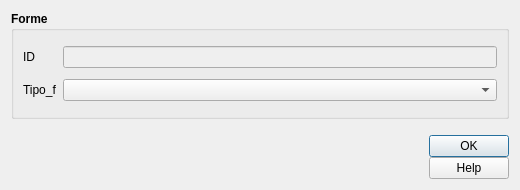
<?xml version="1.0" encoding="UTF-8"?>
<ui version="4.0">
 <class>forme</class>
 <widget class="QDialog" name="forme">
  <property name="geometry">
   <rect>
    <x>0</x>
    <y>0</y>
    <width>520</width>
    <height>190</height>
   </rect>
  </property>
  <property name="sizePolicy">
   <sizepolicy hsizetype="Fixed" vsizetype="Fixed">
    <horstretch>0</horstretch>
    <verstretch>0</verstretch>
   </sizepolicy>
  </property>
  <property name="minimumSize">
   <size>
    <width>520</width>
    <height>190</height>
   </size>
  </property>
  <property name="maximumSize">
   <size>
    <width>1500</width>
    <height>1500</height>
   </size>
  </property>
  <property name="windowTitle">
   <string>Forme</string>
  </property>
  <property name="modal">
   <bool>true</bool>
  </property>
  <layout class="QGridLayout" name="gridLayout_3">
   <item row="0" column="0">
    <widget class="QGroupBox" name="groupBox_2">
     <property name="sizePolicy">
      <sizepolicy hsizetype="Expanding" vsizetype="Expanding">
       <horstretch>0</horstretch>
       <verstretch>0</verstretch>
      </sizepolicy>
     </property>
     <property name="minimumSize">
      <size>
       <width>0</width>
       <height>0</height>
      </size>
     </property>
     <property name="font">
      <font>
       <weight>75</weight>
       <bold>true</bold>
      </font>
     </property>
     <property name="title">
      <string>Forme</string>
     </property>
     <layout class="QGridLayout" name="gridLayout">
      <item row="0" column="1">
       <spacer name="verticalSpacer">
        <property name="orientation">
         <enum>Qt::Vertical</enum>
        </property>
        <property name="sizeHint" stdset="0">
         <size>
          <width>20</width>
          <height>40</height>
         </size>
        </property>
       </spacer>
      </item>
      <item row="2" column="1">
       <spacer name="verticalSpacer_2">
        <property name="orientation">
         <enum>Qt::Vertical</enum>
        </property>
        <property name="sizeHint" stdset="0">
         <size>
          <width>20</width>
          <height>40</height>
         </size>
        </property>
       </spacer>
      </item>
      <item row="1" column="0">
       <widget class="QLabel" name="label_3">
        <property name="font">
         <font>
          <weight>50</weight>
          <bold>false</bold>
         </font>
        </property>
        <property name="text">
         <string>ID</string>
        </property>
       </widget>
      </item>
      <item row="1" column="1">
       <widget class="QLineEdit" name="pkuid">
        <property name="enabled">
         <bool>false</bool>
        </property>
        <property name="palette">
         <palette>
          <active>
           <colorrole role="Text">
            <brush brushstyle="SolidPattern">
             <color alpha="255">
              <red>113</red>
              <green>113</green>
              <blue>113</blue>
             </color>
            </brush>
           </colorrole>
          </active>
          <inactive>
           <colorrole role="Text">
            <brush brushstyle="SolidPattern">
             <color alpha="255">
              <red>113</red>
              <green>113</green>
              <blue>113</blue>
             </color>
            </brush>
           </colorrole>
          </inactive>
          <disabled>
           <colorrole role="Text">
            <brush brushstyle="SolidPattern">
             <color alpha="255">
              <red>120</red>
              <green>120</green>
              <blue>120</blue>
             </color>
            </brush>
           </colorrole>
          </disabled>
         </palette>
        </property>
        <property name="toolTip">
         <string/>
        </property>
       </widget>
      </item>
      <item row="3" column="0">
       <widget class="QLabel" name="label">
        <property name="font">
         <font>
          <weight>50</weight>
          <bold>false</bold>
         </font>
        </property>
        <property name="text">
         <string>Tipo_f</string>
        </property>
       </widget>
      </item>
      <item row="3" column="1">
       <widget class="QComboBox" name="Tipo_f">
        <property name="sizePolicy">
         <sizepolicy hsizetype="Expanding" vsizetype="Fixed">
          <horstretch>0</horstretch>
          <verstretch>0</verstretch>
         </sizepolicy>
        </property>
        <property name="font">
         <font>
          <weight>50</weight>
          <bold>false</bold>
         </font>
        </property>
        <property name="toolTip">
         <string/>
        </property>
       </widget>
      </item>
      <item row="4" column="1">
       <spacer name="verticalSpacer_3">
        <property name="orientation">
         <enum>Qt::Vertical</enum>
        </property>
        <property name="sizeHint" stdset="0">
         <size>
          <width>20</width>
          <height>40</height>
         </size>
        </property>
       </spacer>
      </item>
     </layout>
    </widget>
   </item>
   <item row="1" column="0">
    <layout class="QGridLayout" name="gridLayout_2">
     <property name="sizeConstraint">
      <enum>QLayout::SetDefaultConstraint</enum>
     </property>
     <property name="topMargin">
      <number>10</number>
     </property>
     <property name="horizontalSpacing">
      <number>10</number>
     </property>
     <property name="verticalSpacing">
      <number>0</number>
     </property>
     <item row="0" column="3">
      <spacer name="horizontalSpacer">
       <property name="orientation">
        <enum>Qt::Horizontal</enum>
       </property>
       <property name="sizeHint" stdset="0">
        <size>
         <width>40</width>
         <height>20</height>
        </size>
       </property>
      </spacer>
     </item>
     <item row="0" column="1">
      <widget class="QLabel" name="label_11">
       <property name="sizePolicy">
        <sizepolicy hsizetype="Preferred" vsizetype="Fixed">
         <horstretch>0</horstretch>
         <verstretch>0</verstretch>
        </sizepolicy>
       </property>
       <property name="text">
        <string/>
       </property>
       <property name="pixmap">
        <pixmap>../loghi/logoigag.png</pixmap>
       </property>
      </widget>
     </item>
     <item row="0" column="4">
      <layout class="QVBoxLayout" name="verticalLayout">
       <item>
        <widget class="QDialogButtonBox" name="buttonBox">
         <property name="sizePolicy">
          <sizepolicy hsizetype="Fixed" vsizetype="Fixed">
           <horstretch>0</horstretch>
           <verstretch>0</verstretch>
          </sizepolicy>
         </property>
         <property name="minimumSize">
          <size>
           <width>0</width>
           <height>0</height>
          </size>
         </property>
         <property name="cursor">
          <cursorShape>PointingHandCursor</cursorShape>
         </property>
         <property name="orientation">
          <enum>Qt::Vertical</enum>
         </property>
         <property name="standardButtons">
          <set>QDialogButtonBox::Ok</set>
         </property>
         <property name="centerButtons">
          <bool>true</bool>
         </property>
        </widget>
       </item>
       <item>
        <widget class="QPushButton" name="help_button">
         <property name="cursor">
          <cursorShape>PointingHandCursor</cursorShape>
         </property>
         <property name="text">
          <string>Help</string>
         </property>
        </widget>
       </item>
      </layout>
     </item>
     <item row="0" column="0">
      <widget class="QLabel" name="label_10">
       <property name="sizePolicy">
        <sizepolicy hsizetype="Preferred" vsizetype="Fixed">
         <horstretch>0</horstretch>
         <verstretch>0</verstretch>
        </sizepolicy>
       </property>
       <property name="text">
        <string/>
       </property>
       <property name="pixmap">
        <pixmap>../loghi/logo-cnr.png</pixmap>
       </property>
      </widget>
     </item>
     <item row="0" column="2">
      <widget class="QLabel" name="label_15">
       <property name="sizePolicy">
        <sizepolicy hsizetype="Preferred" vsizetype="Fixed">
         <horstretch>0</horstretch>
         <verstretch>0</verstretch>
        </sizepolicy>
       </property>
       <property name="text">
        <string/>
       </property>
       <property name="pixmap">
        <pixmap>../loghi/logo-labgis.png</pixmap>
       </property>
      </widget>
     </item>
    </layout>
   </item>
  </layout>
 </widget>
 <resources/>
 <connections/>
</ui>
